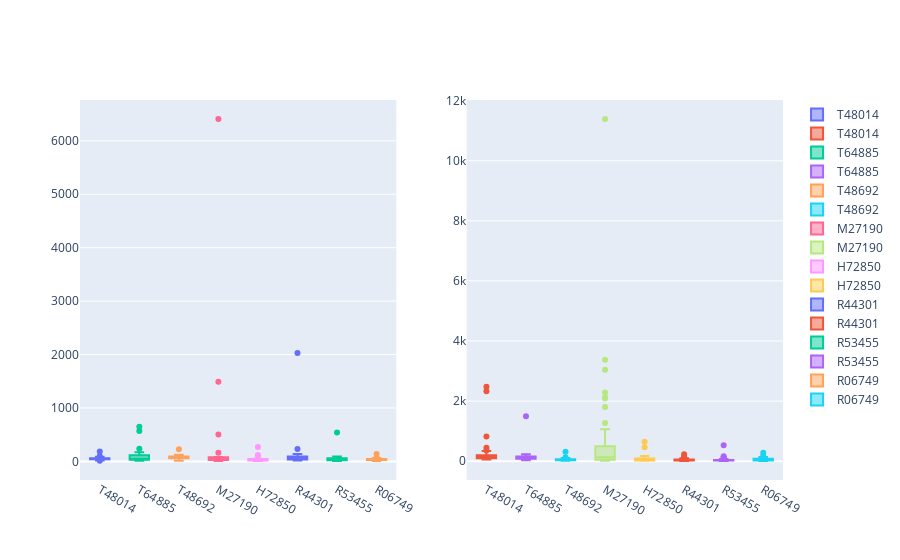

Notebook cell for this chart:
### Code cell
#Draw the figure of outlier which is found by AMD
data_label_1, data_label_0 = load_file(colon, colon_label)

def collection(data_label_1):
    names = data_label_1.columns.tolist()
    AMD = []
    value = []
    outlier_count = []
    outlier_colomn_name = []
    for i in names:
        temp = data_label_1.loc[:,i]
        temp_1 = abs(temp - np.median(temp))
        temp_2 = np.median(temp_1)
        AMD.append(round(temp_2,2))
        value_temp = round(temp_1 / temp_2,2)
        flag = 0

        for j in value_temp:
            if j > temp_2:
                flag += 1
        outlier_count.append(flag)

        if flag > 0:
            outlier_colomn_name.append(i)
            
    outlier_find_table = data_label_1[outlier_colomn_name]
    collection = []
    
    for i in outlier_colomn_name:
        collection.append(outlier_find_table[i].tolist())
    
    return collection

collection_1 = collection(data_label_1)
collection_0 = collection(data_label_0)

# We can also find that in label_0, having the same outlier in the same colomn in label_1   

gene_descriptions = pd.read_csv('colonGeneDescriptions.csv')
gene_names        = gene_descriptions["1"]
collection_11 = gene_names.loc[[558,1240,1704,1809,1860,1883,1900,1969]]
collection_11 = collection_11.tolist()
collection_11

#Change the label

fig_2 = make_subplots(rows=1, cols=2)
for i in range(len(collection_1)):
    
    fig_2.add_trace(
        go.Box(y=collection_1[i],name=collection_11[i]),
        row=1,col=1
        )
    fig_2.add_trace(
        go.Box(y=collection_0[i],name=collection_11[i]),
        row=1,col=2
        )
fig_2.show()
